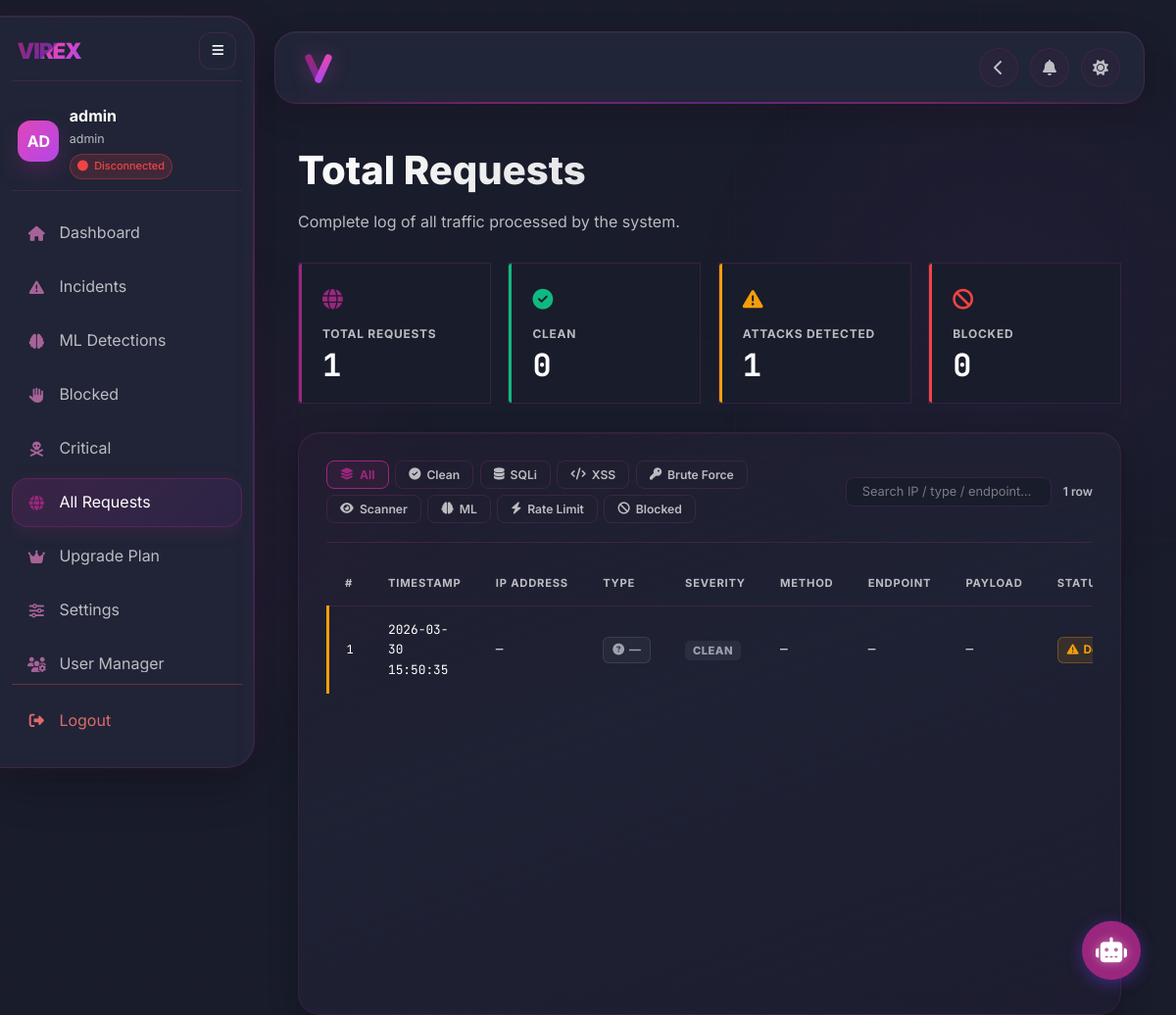
Screenshot of /requests (signed in) with the database file from the repository.
### tables this page shows
CREATE TABLE users (
    user_id INTEGER PRIMARY KEY AUTOINCREMENT,
    username TEXT NOT NULL UNIQUE,
    password_hash TEXT NOT NULL,
    email TEXT UNIQUE,
    role_id INTEGER,
    department_id INTEGER,
    is_active BOOLEAN DEFAULT 1,
    last_login TIMESTAMP,
    created_at TIMESTAMP DEFAULT CURRENT_TIMESTAMP,
    updated_at TIMESTAMP, reset_token TEXT, reset_token_expiry TIMESTAMP,
    FOREIGN KEY (role_id) REFERENCES roles(role_id),
    FOREIGN KEY (department_id) REFERENCES departments(department_id)
);

CREATE TABLE roles (
    role_id INTEGER PRIMARY KEY AUTOINCREMENT,
    name TEXT NOT NULL,
    description TEXT,
    created_at TIMESTAMP DEFAULT CURRENT_TIMESTAMP
);

### app/dashboard/routes.py (the view)
    @app.route('/requests')
    @token_required
    def requests_page(current_user):
        logs = dashboard.load_audit_log()
        logs.sort(key=lambda x: x.get('timestamp', ''), reverse=True)
        return render_template('requests.html', logs=logs, title="Total Requests", user=current_user)

### app/templates/requests.html (shortened to what this page needs)
{% extends "sidebar_layout.html" %} {% set active_page = 'requests' %}  {% block stylesheets %}
<link
  rel="stylesheet"
  href="{{ url_for('static', filename='css/requests.css') }}"
/>
{% endblock %} {% block content %}
<main class="main-content">
  <header class="section-title">
    <h1>{{ title }}</h1>
    <p>Complete log of all traffic processed by the system.</p>
  </header>
  {% set total = logs | length %} {% set clean = logs |
  selectattr('attack_type', 'equalto', 'Clean') | list | length %} {% set
  attacks = total - clean %} {% set blocked_count = logs | selectattr('blocked',
  'equalto', true) | list | length %}
  <div class="req-summary">
    <div class="req-card card-total">
      <div class="req-card-icon"><i class="fas fa-globe"></i></div>
      <div class="req-card-label">Total Requests</div>
      <div class="req-card-value">{{ total }}</div>
    </div>
    <div class="req-card card-clean">
      <div class="req-card-icon">
        <i class="fas fa-circle-check"></i>
      </div>
      <div class="req-card-label">Clean</div>
      <div class="req-card-value">{{ clean }}</div>
    </div>
    <div class="req-card card-attack">
      <div class="req-card-icon">
        <i class="fas fa-triangle-exclamation"></i>
      </div>
      <div class="req-card-label">Attacks Detected</div>
      <div class="req-card-value">{{ attacks }}</div>
    </div>
    <div class="req-card card-blocked">
      <div class="req-card-icon"><i class="fas fa-ban"></i></div>
      <div class="req-card-label">Blocked</div>
      <div class="req-card-value">{{ blocked_count }}</div>
    </div>
  </div>
  <div class="table-card">
     {% if user.role == 'admin' %}
    <div class="req-toolbar">
      <div class="filter-group">
        <button
          class="filter-btn filter-all active"
          onclick="filterTable('all', this)"
        >
          <i class="fas fa-layer-group"></i> All
        </button>
        <button
          class="filter-btn filter-clean"
          onclick="filterTable('clean', this)"
        >
          <i class="fas fa-circle-check"></i> Clean
        </button>
        <button
          class="filter-btn filter-sqli"
          onclick="filterTable('sqli', this)"
        >
          <i class="fas fa-database"></i> SQLi
        </button>
        <button
          class="filter-btn filter-xss"
          onclick="filterTable('xss', this)"
        >
          <i class="fas fa-code"></i> XSS
        </button>
        <button
          class="filter-btn filter-brute"
          onclick="filterTable('brute', this)"
        >
          <i class="fas fa-key"></i> Brute Force
        </button>
        <button
          class="filter-btn filter-scanner"
          onclick="filterTable('scanner', this)"
        >
          <i class="fas fa-eye"></i> Scanner
        </button>
        <button class="filter-btn filter-ml" onclick="filterTable('ml', this)">
          <i class="fas fa-brain"></i> ML
        </button>
        <button
          class="filter-btn filter-rate"
          onclick="filterTable('rate', this)"
        >
          <i class="fas fa-bolt"></i> Rate Limit
        </button>
        <button
          class="filter-btn filter-blocked"
          onclick="filterTable('blocked', this)"
        >
          <i class="fas fa-ban"></i> Blocked
        </button>
      </div>
      <input
        class="req-search"
        type="text"
        placeholder="Search IP / type / endpoint…"
        oninput="searchTable(this.value)"
      />
      <span class="row-count" id="row-count"></span>
    </div>
    {% endif %}
    <div class="req-table-wrap">
      <table class="req-table" id="req-table">
        <thead>
          <tr>
            <th>#</th>
            <th>Timestamp</th>
            <th class="admin-only">IP Address</th>
            <th>Type</th>
            <th>Severity</th>
            <th class="admin-only">Method</th>
            <th class="admin-only">Endpoint</th>
            <th class="admin-only">Payload</th>
            <th>Status</th>
          </tr>
        </thead>
        <tbody id="req-tbody">
          {% for log in logs %} {% set t = (log.attack_type or log.type or '') |
          lower %} {% if log.blocked %}{% set row_tint = 'row-blocked-tint' %}
          {% elif 'clean' in t %}{% set row_tint = 'row-clean-tint' %} {% else
          %}{% set row_tint = 'row-attack-tint' %}{% endif %}
          <tr
            class="{{ row_tint }}"
            data-type="{{ t }}"
            data-blocked="{{ 'true' if log.blocked else 'false' }}"
            data-search="{{ (log.ip or '') ~ ' ' ~ (log.attack_type or '') ~ ' ' ~ (log.endpoint or '') | lower }}"
          >
            <td class="mono idx-cell">{{ loop.index }}</td>
            <td class="mono">{{ log.timestamp }}</td>
            <td class="admin-only mono">{{ log.ip or '—' }}</td>
            <td>
              {% if user.role == 'admin' %} {% if 'sql' in t %}<span
                class="threat-badge t-sqli"
                ><i class="fas fa-database"></i> {{ log.attack_type }}</span
              >
              {% elif 'xss' in t %}<span class="threat-badge t-xss"
                ><i class="fas fa-code"></i> {{ log.attack_type }}</span
              >
              {% elif 'brute' in t %}<span class="threat-badge t-brute"
                ><i class="fas fa-key"></i> {{ log.attack_type }}</span
              >
              {% elif 'scan' in t %}<span class="threat-badge t-scanner"
                ><i class="fas fa-eye"></i> {{ log.attack_type }}</span
              >
              {% elif 'ml' in t or 'anomaly' in t %}<span
                class="threat-badge t-ml"
                ><i class="fas fa-brain"></i> {{ log.attack_type }}</span
              >
              {% elif 'rate' in t %}<span class="threat-badge t-rate"
                ><i class="fas fa-bolt"></i> {{ log.attack_type }}</span
              >
              {% elif 'clean' in t %}<span class="threat-badge t-clean"
                ><i class="fas fa-circle-check"></i> Clean</span
              >
              {% else %}<span class="threat-badge t-unknown"
                ><i class="fas fa-circle-question"></i> {{ log.attack_type or
                '—' }}</span
              >
              {% endif %} {% endif %}
            </td>
            <td>
              {% set sev = (log.severity or 'clean') | lower %}
              <span class="sev-badge sev-{{ sev }}"
                >{{ log.severity or 'Clean' }}</span
              >
            </td>
            <td class="admin-only mono method-cell">{{ log.method or '—' }}</td>
            <td class="admin-only mono payload-td">
              {{ log.endpoint or '—' }}
            </td>
            <td class="admin-only mono payload-td">
              {{ log.payload or log.snippet or log.description or '—' }}
            </td>
            <td>
              {% if log.blocked %}<span class="status-badge s-blocked"
                ><i class="fas fa-ban"></i> Blocked</span
              >
              {% elif log.ml_detected %}<span class="status-badge s-ml"
                ><i class="fas fa-brain"></i> ML Detected</span
              >
              {% elif log.attack_type == 'Clean' %}<span
                class="status-badge s-allowed"
                ><i class="fas fa-circle-check"></i> Allowed</span
              >
              {% else %}<span class="status-badge s-detected"
                ><i class="fas fa-triangle-exclamation"></i> Detected</span
              >
              {% endif %}
            </td>
          </tr>
          {% else %}
          <tr class="empty-row">
            <td colspan="9">
              <i class="fas fa-inbox"></i>No requests logged yet.
            </td>
          </tr>
          {% endfor %}
        </tbody>
      </table>
    </div>
  </div>
</main>
{% endblock %}

### app/templates/sidebar_component.html (shortened to what this page needs)
<aside class="sidebar modern-sidebar" id="sidebar" aria-expanded="true">
  <div class="modern-sidebar__brand-row">
    <div class="sidebar-brand modern-sidebar__brand" style="display: flex; align-items: center; gap: 4px;">
      <span class="brand-v-icon">VIREX</span>
    </div>
    <button
      type="button"
      class="modern-sidebar__toggle"
      data-sidebar-toggle
      data-sidebar-target="sidebar"
      aria-label="Toggle sidebar"
      aria-controls="sidebar"
      aria-expanded="true"
    >
      <i class="fas fa-bars"></i>
    </button>
  </div>
  <div class="modern-sidebar__profile">
    <div class="modern-sidebar__profile-main">
      <div class="modern-sidebar__avatar" aria-hidden="true">
        {% if user and user.avatar_url %}
        <img
          src="{{ user.avatar_url }}"
          alt="avatar"
          style="
            width: 100%;
            height: 100%;
            object-fit: cover;
            border-radius: 13px;
          "
        />
        {% else %}
          {% if user and user.full_name %}
            {{ user.full_name[:2]|upper }}
          {% else %}
            {{ (user.username[:2] if user and user.username else 'US')|upper }}
          {% endif %}
        {% endif %}
      </div>
      <div class="modern-sidebar__profile-copy">
        <div class="modern-sidebar__username" id="sidebar-username" style="display: flex; align-items: center; gap: 8px;">
          {{ user.full_name if user and user.full_name else (user.username if user else 'User') }}
        </div>
        <div class="modern-sidebar__role">
          {{ user.role if user else 'Role' }}
        </div>
        <div
          class="modern-sidebar__status user-connection-status"
          id="sidebar-connection-status"
        >
        </div>
      </div>
    </div>
  </div>
  <nav class="modern-sidebar__nav" aria-label="Primary">
    <a
      href="/dashboard"
      class="modern-sidebar__item {% if active_page == 'dashboard' %}active{% endif %}"
    >
      <span class="modern-sidebar__icon"><i class="fas fa-home"></i></span>
      <span class="modern-sidebar__label">Dashboard</span>
    </a>
    <a
      href="/incidents"
      class="modern-sidebar__item {% if active_page == 'incidents' %}active{% endif %}"
    >
      <span class="modern-sidebar__icon"
        ><i class="fas fa-exclamation-triangle"></i
      ></span>
      <span class="modern-sidebar__label">Incidents</span>
    </a>
    <a
      href="/ml-detections"
      class="modern-sidebar__item {% if active_page == 'ml-detections' %}active{% endif %}"
    >
      <span class="modern-sidebar__icon"><i class="fas fa-brain"></i></span>
      <span class="modern-sidebar__label">ML Detections</span>
    </a>
    <a
      href="/blocked_page"
      class="modern-sidebar__item {% if active_page == 'blocked' %}active{% endif %}"
    >
      <span class="modern-sidebar__icon"><i class="fas fa-hand"></i></span>
      <span class="modern-sidebar__label">Blocked</span>
    </a>
    <a
      href="/critical"
      class="modern-sidebar__item {% if active_page == 'critical' %}active{% endif %}"
    >
      <span class="modern-sidebar__icon"
        ><i class="fas fa-skull-crossbones"></i
      ></span>
      <span class="modern-sidebar__label">Critical</span>
    </a>
    <a
      href="/requests"
      class="modern-sidebar__item {% if active_page == 'requests' %}active{% endif %}"
    >
      <span class="modern-sidebar__icon"><i class="fas fa-globe"></i></span>
      <span class="modern-sidebar__label">All Requests</span>
    </a>
    <a
      href="/pricing"
      class="modern-sidebar__item {% if active_page == 'pricing' %}active{% endif %}"
    >
      <span class="modern-sidebar__icon"><i class="fas fa-crown"></i></span>
      <span class="modern-sidebar__label">Upgrade Plan</span>
    </a>
    <a
      href="/settings"
      class="modern-sidebar__item {% if active_page == 'settings' %}active{% endif %}"
    >
      <span class="modern-sidebar__icon"><i class="fas fa-sliders"></i></span>
      <span class="modern-sidebar__label">Settings</span>
    </a>
    {% if user and user.role == 'admin' %}
    <a
      href="/user-manager"
      class="modern-sidebar__item {% if active_page == 'user-manager' %}active{% endif %}"
    >
      <span class="modern-sidebar__icon"
        ><i class="fas fa-users-gear"></i
      ></span>
      <span class="modern-sidebar__label">User Manager</span>
    </a>
    {% endif %}
  </nav>
  <div class="modern-sidebar__footer">
    <button type="button" class="modern-sidebar__logout" id="logout-btn">
      <span class="modern-sidebar__icon"
        ><i class="fas fa-right-from-bracket"></i
      ></span>
      <span class="modern-sidebar__label">Logout</span>
    </button>
  </div>
</aside>

### rows the page displays
users: username "AD", username "admin"
roles: name "admin"

### other values shown
{{ title }} "Total Requests"
{{ total }} "1"
{{ clean }} "0"
{{ attacks }} "1"
{{ blocked_count }} "0"
{{ log.timestamp }} "2026-03-30 15:50:35"
{{ log.ip or '—' }} "—"
{{ log.attack_type or
                '—' }} "—"
{{ log.severity or 'Clean' }} "CLEAN"
{{ log.method or '—' }} "—"
{{ log.endpoint or '—' }} "—"
{{ log.payload or log.snippet or log.description or '—' }} "—"
